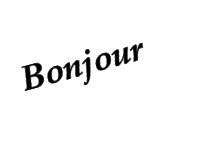
#> input picture computer-vision/deskew/img_15ah.jpg, 200 x 150 px
$ jupyter execute deskew_service.ipynb
#> lines starting #> are read from the running program, lines starting #| are printed output that depends on the picture
[cell 1]
import numpy as np
from skimage import io
from skimage.transform import rotate
from skimage.color import rgb2gray
from deskew import determine_skew
import cv2
import pytesseract
import re
from pytesseract import Output

[cell 2]
image1 = 'img_15ah.jpg'
image2 = 'img_35h.jpg'
image3 = 'img.jpg'

[cell 3]
def deskew(_img):
#> called with _img = 'img_15ah.jpg'
    image = io.imread(_img)
#> image is the input picture: shape (150, 200, 3); min 0, max 255, mean 245.4
    grayscale = rgb2gray(image)
    angle = determine_skew(grayscale)
    rotated = rotate(image, angle, resize=True) * 255
    return rotated.astype(np.uint8)

## Récupération des données alphanumériques

[cell 4]
def gettextFromSkewedImage(image):
    textes = []
    deskewedimage = deskew(image)
    text_pattern = "[a-zA-Z0-9]"
    d = pytesseract.image_to_data(deskewedimage, output_type=Output.DICT)
    for i in range(len(d['text'])):
        if int(d['conf'][i]) > 60:
            if re.match(text_pattern, d['text'][i]):
                textes.append(d['text'][i])
    return textes

[cell 5]
gettextFromSkewedImage(image1)
#> (the call stopped at in deskew, `angle = determine_skew(grayscale)`: deskew is not available in this run)

[cell 6]
gettextFromSkewedImage(image2)
#> call 2 of deskew, with _img = 'img_35h.jpg'
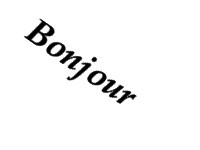
#> input picture computer-vision/deskew/img_35h.jpg, 200 x 150 px
#> in deskew, image is the input picture: shape (150, 200, 3); min 0, max 255, mean 245.4
#> (the call stopped at in deskew, `angle = determine_skew(grayscale)`: deskew is not available in this run)

[cell 7]
gettextFromSkewedImage(image3)
#> call 3 of deskew, with _img = 'img.jpg'
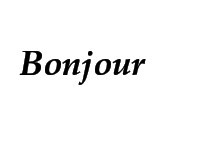
#> input picture computer-vision/deskew/img.jpg, 200 x 150 px
#> in deskew, image is the input picture: shape (150, 200, 3); min 0, max 255, mean 245.8
#> (the call stopped at in deskew, `angle = determine_skew(grayscale)`: deskew is not available in this run)
